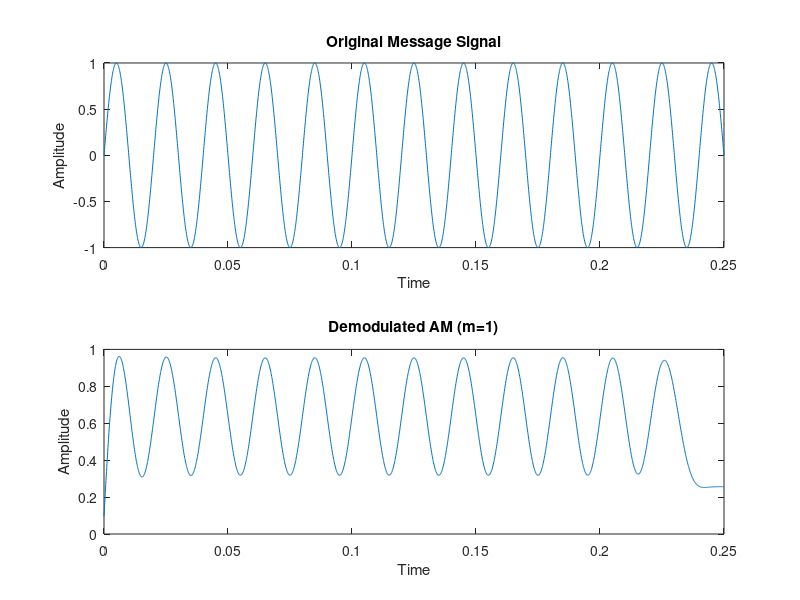

This chart was generated by the following MATLAB code:
clc; clear all; close all;
fm = 50;
t=0:.0001:.25 ;
fs = 1 / (t(2) - t(1));
x=sin(2*pi*fm*t);
fc =  100;
y=sin(2*pi*fc*t);

% AM signal 
AM = (1 + x) .* y;

% Demodulation 
[b, a] = butter(6, fm/(fs/2));
msg_am = filtfilt(b, a, abs(AM));

subplot(2, 1, 1);
plot(t, x);
title('Original Message Signal'); xlabel('Time'); ylabel('Amplitude');

subplot(2, 1, 2);
plot(t, msg_am);
title('Demodulated AM (m=1)'); xlabel('Time'); ylabel('Amplitude');
